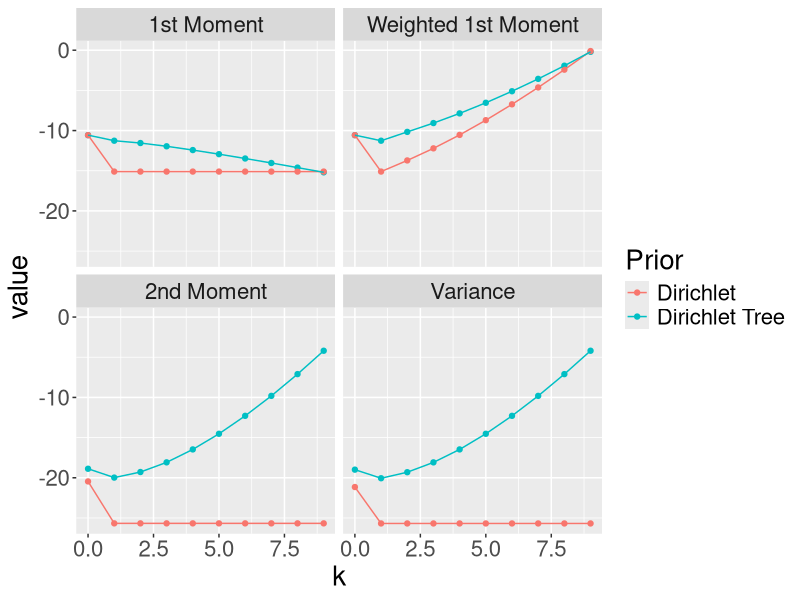

Write R code to recreate this figure.
#!/usr/bin/Rscript

require(reshape2)
require(ggplot2)

# Find the equivalent dirichlet prior parameter
dir.equivparam <- function(a, n) {
  A <- 1
  for (k in 2:n) {
    A <- A * (1+a)/(1+k*a)
  }
  alpha.dir <- (A-1)/(1-A*factorial(n))
  return(alpha.dir)
}

# Moment functions
dir.postprob.moment1 <- function(s,k,n) {
    if (k==n-1) {
        return((s+1)/(factorial(n)*s + 1))
    } else {
        return(s/(factorial(n)*s + 1))
    }
}

dtree.postprob.moment1 <- function(s,k,n) {
    sigma <- 1
    if (k>0) { # If the ballots have any candidates in common...
        for (l in (n-k+1):n) {
            sigma <- sigma * (s+1)/(l*s+1)
        }
    }
    if (k < (n-1)) { # If it ever deviates...
        delta <- s/((n-k)*s + 1)
    } else {
        delta <- 1
    }
    gamma <- 1/factorial(n-k-1)
    return(sigma * delta * gamma)
}

dir.postprob.moment2 <- function(s,k,n) {
    if (k==n-1) {
        return((s+1)/(factorial(n)*s + 1) * (s+2)/(factorial(n)*s+2))
    } else {
        return(s/(factorial(n)*s + 1) * (s+1)/(factorial(n)*s + 2))
    }
}

dtree.postprob.moment2 <- function(s,k,n) {
    sigma.2 <- 1
    if (k>0) { # If the ballots have any candidates in common...
        for (l in (n-k+1):n) {
            sigma.2 <- sigma.2 * (s+1)/(l*s+1) * (s+2)/(l*s+2)
        }
    }
    delta.2 <- 1
    if (k < (n-1)) { # If it ever deviates...
        delta.2 <- s/((n-k)*s + 1) * (s+1)/((n-k)*s + 2)
    }
    gamma.2 <- 1
    if (k > (n-1)) { # If it ever deviates...
        for (l in 2:(n-k-1)){
            gamma.2 <- gamma.2 * (s+1)/(l*(l*s + 1))
        }
    }
    return(sigma.2 * delta.2 * gamma.2)
}

# Plotting
n <- 10
s <- 1 # Dtree prior parameter
s.dir <- dir.equivparam(s, n) # Equivalent (by variance) dirichlet parameter
ks <- 0:(n-1)
p.dir.moment1 <- c()
p.dtree.moment1 <- c()
p.dir.moment2 <- c()
p.dtree.moment2 <- c()
for (k in ks) {
    p.dir.moment1 <- c(p.dir.moment1, dir.postprob.moment1(s.dir,k,n))
    p.dtree.moment1 <- c(p.dtree.moment1, dtree.postprob.moment1(s,k,n))
    p.dir.moment2 <- c(p.dir.moment2, dir.postprob.moment2(s.dir,k,n))
    p.dtree.moment2 <- c(p.dtree.moment2, dtree.postprob.moment2(s,k,n))
}

outdf <- data.frame(k=rep(n-ks-1,2))
outdf$Prior <- c(rep("Dirichlet Tree",n), rep("Dirichlet",n))
outdf$mom.1 <- log(c(p.dtree.moment1,p.dir.moment1))
outdf$mom.1.weighted <- log(c(
     unlist(Map(function(x) max(1,x)*factorial(x),(n-1):0))
         * p.dtree.moment1,
     unlist(Map(function(x) max(1,x)*factorial(x),(n-1):0))
         * p.dir.moment1
  ))
outdf$mom.2=log(c(
    p.dtree.moment2,
    p.dir.moment2
  ))
outdf$var=log(c(
    p.dtree.moment2 - p.dtree.moment1^2,
    p.dir.moment2 - p.dir.moment1^2
  ))
outdf.long <- melt(outdf, id.vars = c("Prior","k"))
levels(outdf.long$variable) <- c("1st Moment", "Weighted 1st Moment", "2nd Moment", "Variance")
png('moments.png', height = 600, width=800)
ggplot(outdf.long, aes(x=k, y=value, col=Prior)) +
  geom_point() +
  geom_line() +
  facet_wrap(~variable) +
  theme(text = element_text(size = 20))
dev.off()
